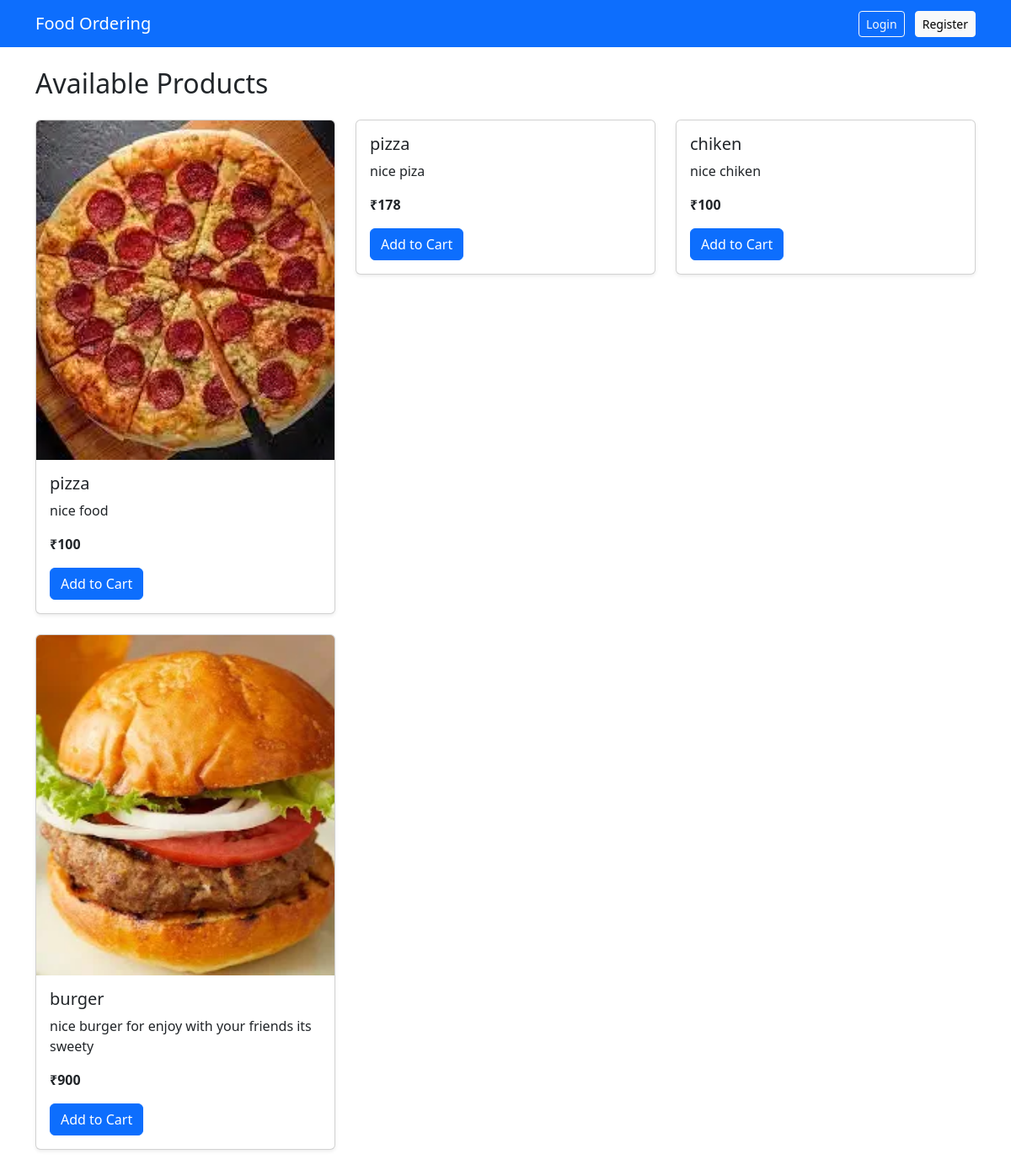
The page / on the database its author committed.
### products/models.py (models this page shows, shortened)
class BaseModel(models.Model):
    uid = models.UUIDField(default=uuid.uuid4, editable=False, primary_key=True)
    created_at = models.DateField(auto_now_add=True)
    update_at = models.DateField(auto_now=True)
    class Meta:
        abstract = True

class Product(BaseModel):
    product_name = models.CharField(max_length=100)
    product_slug = models.SlugField(unique=True)
    product_description = models.TextField()
    product_price = models.IntegerField(default=0)
    product_demo_price = models.IntegerField(default=0)

class ProductImages(BaseModel):
    product = models.ForeignKey(Product, on_delete=models.CASCADE, related_name="images")
    product_images = models.ImageField(upload_to='products/', blank=True, null=True)

### products/views.py (the view)
# urls.py: path('', views.product_list, name='product_list'),
def product_list(request):
    products = Product.objects.all()
    return render(request, 'products/product_list.html', {'products': products})

### products/templates/products/product_list.html (shortened to what this page needs)
{% extends 'base.html' %}
{% block content %}
<h2 class="mb-4">Available Products</h2>
<div class="row">
    {% for product in products %}
    <div class="col-md-4">
        <div class="card mb-4 shadow-sm">
            {% if product.images.all %}
            <img src="{{ product.images.all.0.product_images.url }}" class="card-img-top" alt="{{ product.product_name }}">
            {% endif %}
            <div class="card-body">
                <h5 class="card-title">{{ product.product_name }}</h5>
                <p class="card-text">{{ product.product_description }}</p>
                <p class="card-text fw-bold">₹{{ product.product_price }}</p>
                <form method="POST" action="{% url 'add_to_cart' product.uid %}">
                    <button type="submit" class="btn btn-primary">Add to Cart</button>
                </form>
            </div>
        </div>
    </div>
    {% endfor %}
</div>
{% endblock %}

### rows shown on the page
Product: images.all.0.product_images (picture), product_name "pizza", product_description "nice food", product_price "100"
Product: product_name "pizza", product_description "nice piza", product_price "178"
Product: product_name "chiken", product_description "nice chiken", product_price "100"
Product: images.all.0.product_images (picture), product_name "burger", product_description "nice burger for enjoy with your friends its sweety", product_price "900"
